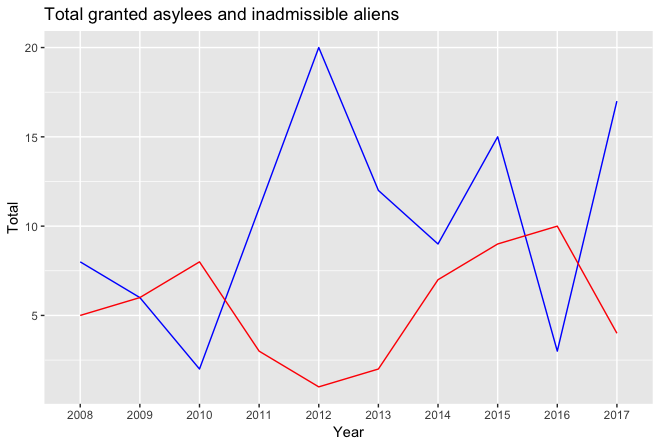

This chart was generated by the following R code:
library(ggplot2)

# load datasets taken from Department of Homeland Security
inadmissible_aliens = read.csv("yrbk_2017_enf_excel_final/fy2017_table38.csv")
granted_asylum = read.csv("YRBK 2017 RFA Excel Final/fy2017_table16.csv")

# preprocessing
colnames(inadmissible_aliens)[colnames(inadmissible_aliens)=="Total"] <- "Total_inadmissible"
colnames(granted_asylum)[colnames(granted_asylum)=="Total"] <- "Total_asylees"

combined = merge(inadmissible_aliens, granted_asylum, by.x = "Year")
combined$Year = as.factor(combined$Year)
combined$Total_asylees = as.numeric(combined$Total_asylees)
combined$Total_inadmissible = as.numeric(combined$Total_inadmissible)
summary(combined$Total_asylees)

# plot
plt = ggplot(data = combined) + 
  geom_line(aes(x = Year, y = Total_asylees, group = 1), color = "Blue") + 
  geom_line(aes(x = Year, y = Total_inadmissible, group = 1), color = "Red") + 
  ylab("Total") +
  theme(legend.position="right") +
  ggtitle("Total granted asylees and inadmissible aliens")

print(plt)
